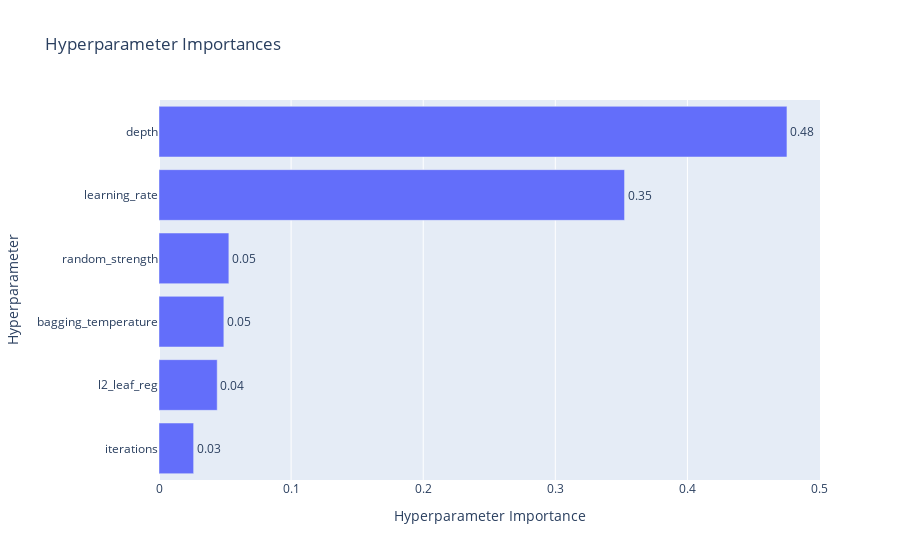

Notebook code for this chart:
### Code cell
plot_param_importances(study)

### Figure 1 — Plotly figure (JSON) as saved in the notebook; plotly's stock layout.template omitted (floating-point values rounded to 4 significant figures)
{"data": [{"cliponaxis": false, "hovertemplate": ["iterations (IntDistribution): 0.02621305636135201<extra></extra>", "l2_leaf_reg (FloatDistribution): 0.04405352748463968<extra></extra>", "bagging_temperature (FloatDistribution): 0.04909329518755168<extra></extra>", "random_strength (FloatDistribution): 0.05288487277794111<extra></extra>", "learning_rate (FloatDistribution): 0.3524069424704393<extra></extra>", "depth (IntDistribution): 0.47534830571807607<extra></extra>"], "name": "Objective Value", "orientation": "h", "text": ["0.03", "0.04", "0.05", "0.05", "0.35", "0.48"], "textposition": "outside", "x": [0.02621, 0.04405, 0.04909, 0.05288, 0.3524, 0.4753], "y": ["iterations", "l2_leaf_reg", "bagging_temperature", "random_strength", "learning_rate", "depth"], "type": "bar"}], "layout": {"title": {"text": "Hyperparameter Importances"}, "xaxis": {"title": {"text": "Hyperparameter Importance"}}, "yaxis": {"title": {"text": "Hyperparameter"}}}}
